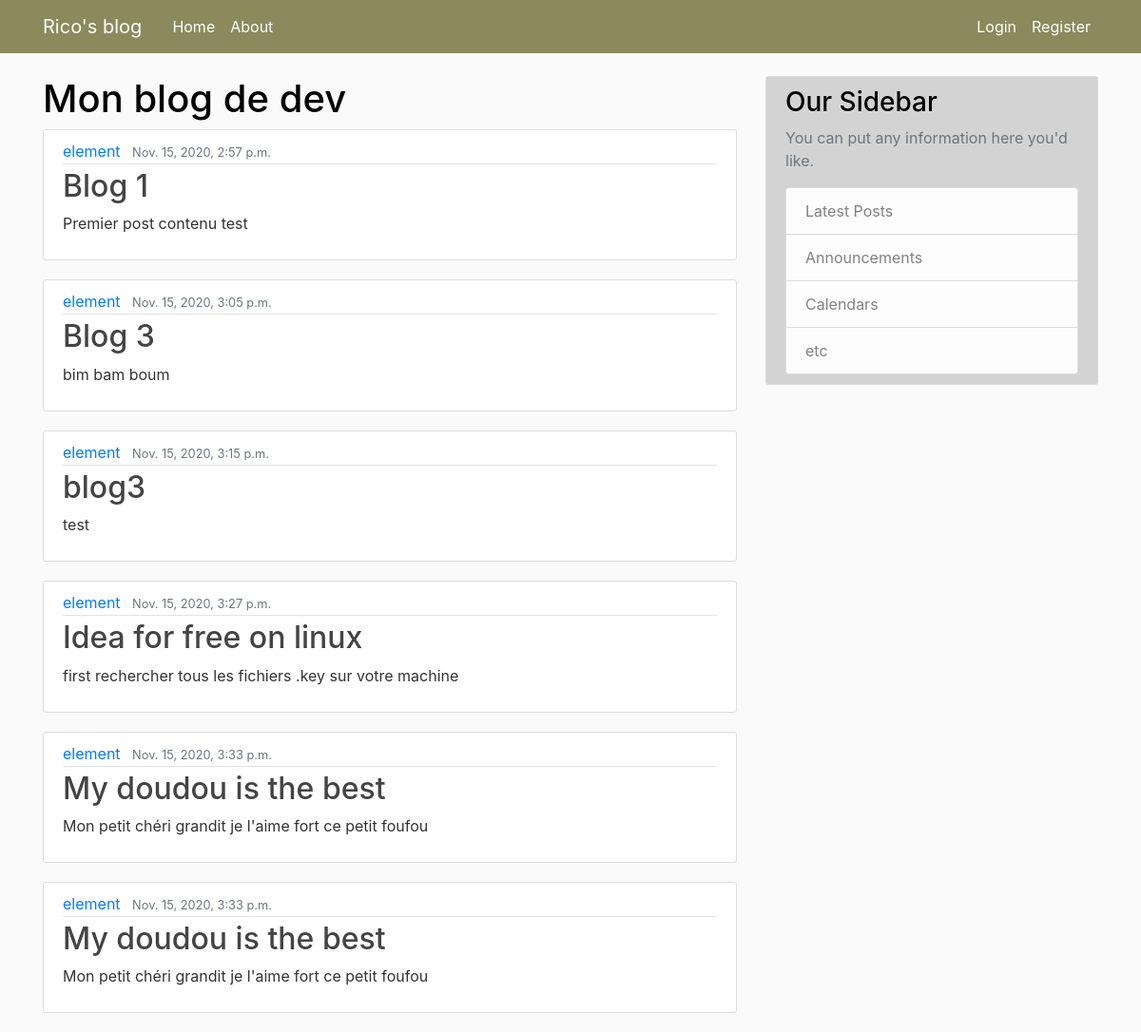
The page / on the database its author committed.
### blog/models.py (models this page shows, shortened)
class Post(models.Model):
    title = models.CharField(max_length=50)
    content = models.TextField()
    date_posted = models.DateTimeField(default=timezone.now)
    author = models.ForeignKey(User, on_delete=models.CASCADE)  # many to one relation use foreign key

### blog/views.py (the view)
# urls.py: path('', views.home, name='blog-home'),
def home(request):
    context = {
        'posts': Post.objects.all(),
        'title': "Rico's blog"
    }
    return render(request, 'blog/home.html', context)

### templates/blog/home.html
{% extends "blog/base.html" %}
{% block content %}
    <h1>Mon blog de dev</h1>
    {% for post in posts %}
        <article class="media content-section">
            <div class="media-body">
                <div class="article-metadata">
                    <a class="mr-2" href="#">{{ post.author }}</a>
                    <small class="text-muted">{{ post.date_posted }}</small>
                </div>
                <h2><a class="article-title" href="#">{{ post.title }}</a></h2>
                <p class="article-content">{{ post.content }}</p>
            </div>
        </article>
    {% endfor %}
{% endblock content %}

### blog/static/blog/main.css (style rules this page uses)
body { background: #fafafa; color: #333333; margin-top: 5rem; }
h1, h2, h3, h4, h5, h6 { color: black; }
.content-section { background: white; padding: 10px 20px; border: 1px solid #dddddd; border-radius: 3px; margin-bottom: 20px; }
.article-title { color: #444444; }
.article-content { white-space: pre-line; }
.article-metadata { padding-bottom: 1px; margin-bottom: 4px; border-bottom: 1px solid #e3e3e3 }

### rows shown on the page
Post: author "element", date_posted "Nov. 15, 2020, 2:57 p.m.", title "Blog 1", content "Premier post contenu test"
Post: author "element", date_posted "Nov. 15, 2020, 3:05 p.m.", title "Blog 3", content "bim bam boum"
Post: author "element", date_posted "Nov. 15, 2020, 3:15 p.m.", title "blog3", content "test"
Post: author "element", date_posted "Nov. 15, 2020, 3:27 p.m.", title "Idea for free on linux", content "first rechercher tous les fichiers .key sur votre machine"
Post: author "element", date_posted "Nov. 15, 2020, 3:33 p.m.", title "My doudou is the best", content "Mon petit chéri grandit je l'aime fort ce petit foufou"
Post: author "element", date_posted "Nov. 15, 2020, 3:33 p.m.", title "My doudou is the best", content "Mon petit chéri grandit je l'aime fort ce petit foufou"
